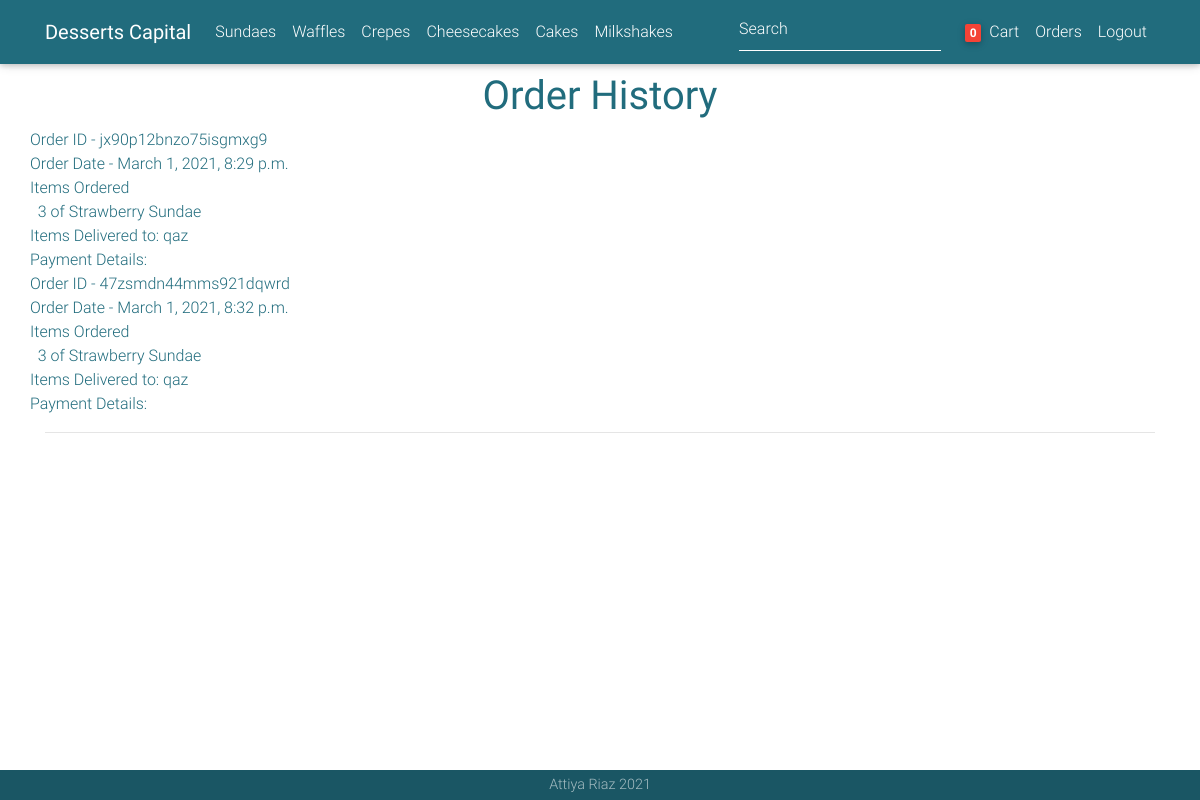
The app's page /order-history/ (signed in), older data.
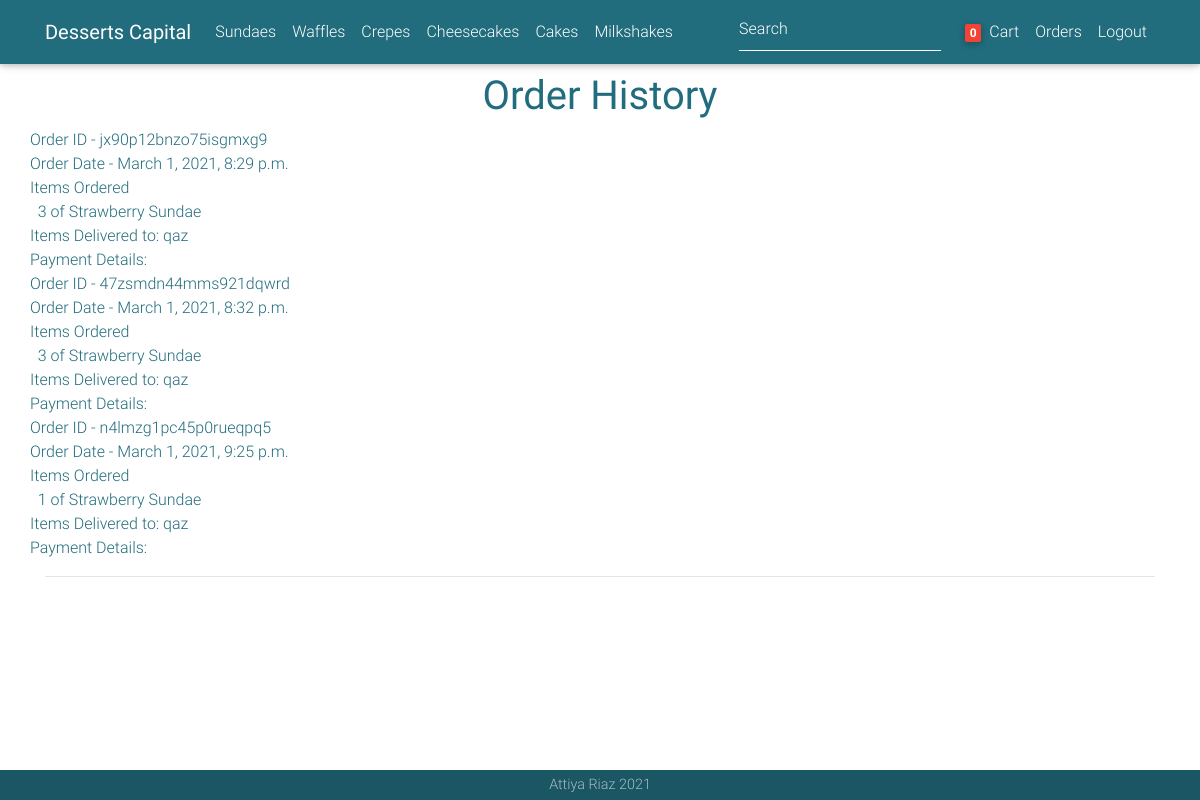
The same page, newer data.
### order/models.py (models this page shows, shortened)
class Order(models.Model):
    user = models.ForeignKey(User_Model, on_delete=models.CASCADE)
    orderid = models.CharField(max_length=20, blank=True, null=True)
    products = models.ManyToManyField(OrderProduct)
    ordered_date = models.DateTimeField()
    ordered = models.BooleanField(default=False)
    delivery_address = models.ForeignKey(Address, related_name='delivery_address', on_delete=models.CASCADE,
                                         blank=True, null=True)
    payment = models.ForeignKey(
        Payment, on_delete=models.CASCADE, blank=True, null=True)
    being_delivered = models.BooleanField(default=False)
    received = models.BooleanField(default=False)

class OrderProduct(models.Model):
    user = models.ForeignKey(User_Model, on_delete=models.CASCADE)
    ordered = models.BooleanField(default=False)
    product = models.ForeignKey(Product, on_delete=models.CASCADE)
    qty = models.IntegerField(default=1, blank=True, null=True)
    def __str__(self):
        return f"{self.qty} of {self.product.title}"

class Address(models.Model):
    user = models.ForeignKey(User_Model, on_delete=models.CASCADE)
    street_address = models.CharField(max_length=100, null=True, blank=True)
    apartment_address = models.CharField(max_length=100, null=True, blank=True)
    country = CountryField(multiple=False, blank=True, null=True)
    post_code = models.CharField(max_length=10, blank=True, null=True)
    default = models.BooleanField(default=False)
    class Meta:
        verbose_name_plural = 'Addresses'
    def __str__(self):
        return self.user.username

### products/models.py (models this page shows, shortened)
class Product(models.Model):
    title = models.CharField(max_length=100, blank=True, null=True)
    description = models.TextField(max_length=500, blank=True, null=True)
    image = models.ImageField()
    price = models.FloatField(default=0.00, blank=True, null=True)
    slug = models.SlugField(blank=True, null=True)
    category = models.CharField(choices=CATEGORY_CHOICES, max_length=2)

### order/views.py (the view)
# urls.py: path("order-history/", OrderHistory, name="order_history"),
def OrderHistory(request):
    orders = Order.objects.filter(user=request.user)
    return render(request, "order_history.html", {"orders": orders})

### cart/templatetags/cart_tags.py (called while the page is built)
@register.filter
def cart_item_count(user):
    if user.is_authenticated:
        queryset = Order.objects.filter(user=user, ordered=False)
        if queryset.exists():
            return queryset[0].products.count()
    return 0

### order/templates/order_history.html (shortened to what this page needs)
{% extends "base.html" %}
{% load static %}
{% block content %}
    <div class="container">
      <h1 align="center"><b>Order History</b></h1>
      <div class="row">
        {% for order in orders %}
          {% if order.orderid %}
            Order ID - {{ order.orderid }}<br>
            Order Date - {{ order.ordered_date }}<br>
            Items Ordered<br>
                {% for product in order.products.all %}
                  &nbsp;&nbsp;{{ product }}<br>
        {% endfor %}
            Items Delivered to:
                {{ order.delivery_address }}<br>
            Payment Details:
          <br>
          {% endif %}
        {% endfor %}
      </div>
      <hr>
    </div>
{% endblock content %}

### templates/base.html (shortened to what this page needs)
{% load static %}
{% load cart_tags %}
<!DOCTYPE html>
<html lang="en">
<head>
  <link href="https://maxcdn.bootstrapcdn.com/font-awesome/4.2.0/css/font-awesome.min.css" rel="stylesheet">
  <link  href="https://use.fontawesome.com/releases/v5.8.1/css/all.css" rel="stylesheet">
  <link href="{% static 'css/bootstrap.min.css' %}" rel="stylesheet">
  <link href="{% static 'css/mdb.min.css' %}" rel="stylesheet">
  <link href="{% static 'css/style.min.css' %}" rel="stylesheet">
</head>
<nav class="navbar fixed-top navbar-expand-lg navbar-dark mdb-color lighten-3 scrolling-navbar">
    <div class="container">
      <a class="navbar-brand waves-effect" href="/">
        <strong class="white-text">Desserts Capital</strong>
      </a>
      <div class="collapse navbar-collapse" id="navbarSupportedContent">
      <div class="collapse navbar-collapse" id="basicExampleNav">
          <ul class="navbar-nav mr-auto">
            <li class="nav-item">
              <a class="nav-link" href="/category/SN">Sundaes</a>
            </li>
            <li class="nav-item">
              <a class="nav-link" href="/category/WF">Waffles</a>
            </li>
            <li class="nav-item">
              <a class="nav-link" href="/category/CP">Crepes</a>
            </li>
            <li class="nav-item">
              <a class="nav-link" href="/category/CK">Cheesecakes</a>
            </li>
            <li class="nav-item">
              <a class="nav-link" href="/category/CS">Cakes</a>
            </li>
              <li class="nav-item">
              <a class="nav-link" href="/category/MK">Milkshakes</a>
            </li>
            </ul>
          <form action="{% url 'search' %}" method="POST" class="form-inline">{% csrf_token %}
            <div class="md-form my-0">
              <input class="form-control mr-sm-2" type="text" name="search" placeholder="Search" aria-label="Search">
            </div>
          </form>
        </div>
        <ul class="navbar-nav">
          {% if request.user.is_authenticated %}
          <li class="nav-item">
            <a href="{% url 'order-summary' %}" class="nav-link">
              <span class="badge red z-depth-1 mr-1"> {{ request.user|cart_item_count }} </span>
              Cart
            </a>
          </li>
            <li class="nav-item">
            <a class="nav-link" href="{% url 'order_history' %}">
              Orders
            </a>
          </li>
          <li class="nav-item">
            <a class="nav-link" href="{% url 'account_logout' %}">
              Logout
            </a>
          </li>
          {% endif %}
        </ul>
      </div>
    </div>
  </nav>
<body>
    <div class="mt-4 pt-5">
    </div>
    {% block content %}
    {% endblock content %}
<footer class="page-footer text-center font-small wow fadeIn mdb-color lighten-3 fixed-bottom" >
    <div class="footer-copyright py-1">Attiya Riaz 2021
    </div>
  </footer>
</body>
</html>

### templates/base.html (style rules this page uses)
html, body, header, .carousel { height: 60vh; }

Row changes from the older to the newer data that the page shows:
added Order: orderid "n4lmzg1pc45p0rueqpq5", ordered_date "March 1, 2021, 9:25 p.m.", delivery_address "qaz"
added OrderProduct: qty+product "1 of Strawberry Sundae", shown under "n4lmzg1pc45p0rueqpq5"
